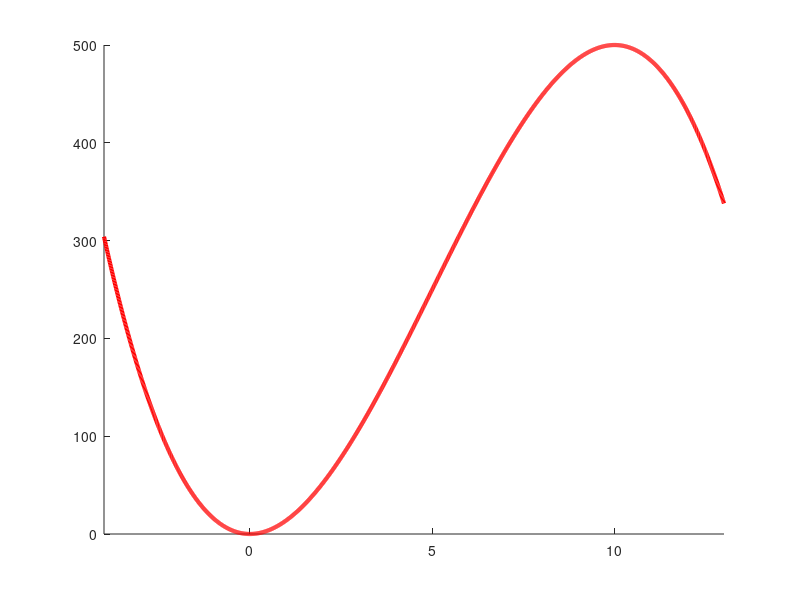

Write MATLAB code to recreate this figure.
%% A non convex function in 1d
%
%%
function nonConvexFn
hold all;
xmin = -4;  xmax = 13;
ymin = -50; ymax = 600;
domain = xmin:0.01:xmax;
f = @(x)-x.^3 + 15*x.^2;
Xk = 8;
f1 = @(x) -3*x.^2 + 30*x;
f2 = @(x) -6*x + 30;
t = @(x) f(Xk) + f1(Xk)*(x - Xk) + (1/2)*f2(Xk)*(x - Xk).^2;
[val, maxNDX] = max(t(domain));
maximum = domain(maxNDX);
plot(domain,f(domain),'-r','LineWidth',3);
axis tight;

end
